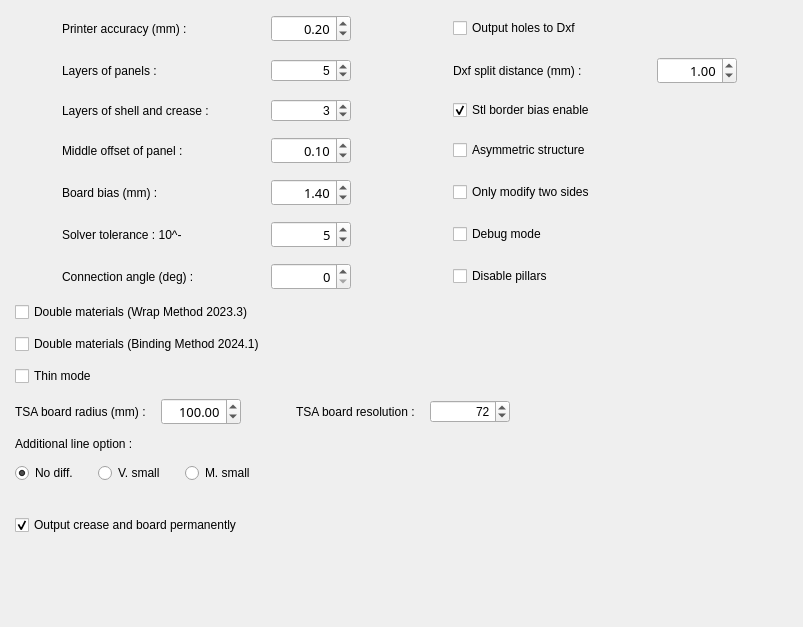
     <widget class="QWidget" name="regular_setting">
      <property name="geometry">
       <rect>
        <x>0</x>
        <y>0</y>
        <width>803</width>
        <height>627</height>
       </rect>
      </property>
      <attribute name="label">
       <string>Regular Setting</string>
      </attribute>
      <layout class="QVBoxLayout" name="regular_layout">
       <property name="spacing">
        <number>12</number>
       </property>
       <property name="leftMargin">
        <number>15</number>
       </property>
       <property name="topMargin">
        <number>15</number>
       </property>
       <property name="rightMargin">
        <number>15</number>
       </property>
       <property name="bottomMargin">
        <number>15</number>
       </property>
       <item>
        <layout class="QGridLayout" name="regular_grid_layout">
         <property name="spacing">
          <number>15</number>
         </property>
         <item row="0" column="3">
          <widget class="QCheckBox" name="checkBox_output_holes_to_dxf">
           <property name="sizePolicy">
            <sizepolicy hsizetype="Fixed" vsizetype="Fixed">
             <horstretch>0</horstretch>
             <verstretch>0</verstretch>
            </sizepolicy>
           </property>
           <property name="text">
            <string>Output holes to Dxf</string>
           </property>
           <property name="checked">
            <bool>false</bool>
           </property>
          </widget>
         </item>
         <item row="1" column="0">
          <widget class="QLabel" name="label_printer_accuracy_21">
           <property name="sizePolicy">
            <sizepolicy hsizetype="Fixed" vsizetype="Preferred">
             <horstretch>0</horstretch>
             <verstretch>0</verstretch>
            </sizepolicy>
           </property>
           <property name="text">
            <string>Layers of panels :</string>
           </property>
          </widget>
         </item>
         <item row="1" column="1">
          <widget class="QSpinBox" name="spinBox_layer_panel">
           <property name="sizePolicy">
            <sizepolicy hsizetype="Fixed" vsizetype="Fixed">
             <horstretch>0</horstretch>
             <verstretch>0</verstretch>
            </sizepolicy>
           </property>
           <property name="minimumSize">
            <size>
             <width>80</width>
             <height>0</height>
            </size>
           </property>
           <property name="maximumSize">
            <size>
             <width>80</width>
             <height>16777215</height>
            </size>
           </property>
           <property name="alignment">
            <set>Qt::AlignRight|Qt::AlignTrailing|Qt::AlignVCenter</set>
           </property>
           <property name="minimum">
            <number>1</number>
           </property>
           <property name="maximum">
            <number>100</number>
           </property>
           <property name="value">
            <number>5</number>
           </property>
          </widget>
         </item>
         <item row="2" column="1">
          <widget class="QSpinBox" name="spinBox_layer">
           <property name="sizePolicy">
            <sizepolicy hsizetype="Fixed" vsizetype="Fixed">
             <horstretch>0</horstretch>
             <verstretch>0</verstretch>
            </sizepolicy>
           </property>
           <property name="minimumSize">
            <size>
             <width>80</width>
             <height>0</height>
            </size>
           </property>
           <property name="maximumSize">
            <size>
             <width>80</width>
             <height>16777215</height>
            </size>
           </property>
           <property name="alignment">
            <set>Qt::AlignRight|Qt::AlignTrailing|Qt::AlignVCenter</set>
           </property>
           <property name="minimum">
            <number>1</number>
           </property>
           <property name="maximum">
            <number>10</number>
           </property>
           <property name="value">
            <number>3</number>
           </property>
          </widget>
         </item>
         <item row="0" column="2">
          <spacer name="horizontalSpacer">
           <property name="orientation">
            <enum>Qt::Horizontal</enum>
           </property>
           <property name="sizeType">
            <enum>QSizePolicy::Preferred</enum>
           </property>
           <property name="sizeHint" stdset="0">
            <size>
             <width>40</width>
             <height>20</height>
            </size>
           </property>
          </spacer>
         </item>
         <item row="2" column="0">
          <widget class="QLabel" name="label_printer_accuracy_5">
           <property name="text">
            <string>Layers of shell and crease :</string>
           </property>
          </widget>
         </item>
         <item row="0" column="0">
          <widget class="QLabel" name="label_printer_accuracy">
           <property name="text">
            <string>Printer accuracy (mm) :</string>
           </property>
          </widget>
         </item>
         <item row="0" column="1">
          <widget class="QDoubleSpinBox" name="doubleSpinBox_print_accuracy">
           <property name="sizePolicy">
            <sizepolicy hsizetype="Fixed" vsizetype="Fixed">
             <horstretch>0</horstretch>
             <verstretch>0</verstretch>
            </sizepolicy>
           </property>
           <property name="minimumSize">
            <size>
             <width>80</width>
             <height>0</height>
            </size>
           </property>
           <property name="font">
            <font>
             <family>Bahnschrift SemiLight</family>
             <pointsize>10</pointsize>
            </font>
           </property>
           <property name="alignment">
            <set>Qt::AlignRight|Qt::AlignTrailing|Qt::AlignVCenter</set>
           </property>
           <property name="minimum">
            <double>0.020000000000000</double>
           </property>
           <property name="maximum">
            <double>1.000000000000000</double>
           </property>
           <property name="singleStep">
            <double>0.020000000000000</double>
           </property>
           <property name="value">
            <double>0.200000000000000</double>
           </property>
          </widget>
         </item>
         <item row="1" column="3">
          <widget class="QLabel" name="label_printer_accuracy_2">
           <property name="text">
            <string>Dxf split distance (mm) :</string>
           </property>
          </widget>
         </item>
         <item row="1" column="4">
          <widget class="QDoubleSpinBox" name="doubleSpinBox_dxfsplit_dis">
           <property name="sizePolicy">
            <sizepolicy hsizetype="Fixed" vsizetype="Fixed">
             <horstretch>0</horstretch>
             <verstretch>0</verstretch>
            </sizepolicy>
           </property>
           <property name="minimumSize">
            <size>
             <width>80</width>
             <height>0</height>
            </size>
           </property>
           <property name="maximumSize">
            <size>
             <width>80</width>
             <height>16777215</height>
            </size>
           </property>
           <property name="font">
            <font>
             <family>Bahnschrift SemiLight</family>
             <pointsize>10</pointsize>
            </font>
           </property>
           <property name="alignment">
            <set>Qt::AlignRight|Qt::AlignTrailing|Qt::AlignVCenter</set>
           </property>
           <property name="minimum">
            <double>0.100000000000000</double>
           </property>
           <property name="maximum">
            <double>100.000000000000000</double>
           </property>
           <property name="singleStep">
            <double>0.100000000000000</double>
           </property>
           <property name="value">
            <double>1.000000000000000</double>
           </property>
          </widget>
         </item>
         <item row="3" column="0">
          <widget class="QLabel" name="label_printer_accuracy_7">
           <property name="text">
            <string>Middle offset of panel :</string>
           </property>
          </widget>
         </item>
         <item row="3" column="1">
          <widget class="QDoubleSpinBox" name="doubleSpinBox_middle_bias">
           <property name="sizePolicy">
            <sizepolicy hsizetype="Fixed" vsizetype="Fixed">
             <horstretch>0</horstretch>
             <verstretch>0</verstretch>
            </sizepolicy>
           </property>
           <property name="minimumSize">
            <size>
             <width>80</width>
             <height>0</height>
            </size>
           </property>
           <property name="maximumSize">
            <size>
             <width>80</width>
             <height>16777215</height>
            </size>
           </property>
           <property name="font">
            <font>
             <family>Bahnschrift SemiLight</family>
             <pointsize>10</pointsize>
            </font>
           </property>
           <property name="alignment">
            <set>Qt::AlignRight|Qt::AlignTrailing|Qt::AlignVCenter</set>
           </property>
           <property name="minimum">
            <double>0.010000000000000</double>
           </property>
           <property name="maximum">
            <double>1.000000000000000</double>
           </property>
           <property name="singleStep">
            <double>0.010000000000000</double>
           </property>
           <property name="value">
            <double>0.100000000000000</double>
           </property>
          </widget>
         </item>
         <item row="4" column="0">
          <widget class="QLabel" name="label_board_bias">
           <property name="text">
            <string>Board bias (mm) :</string>
           </property>
          </widget>
         </item>
         <item row="4" column="1">
          <widget class="QDoubleSpinBox" name="doubleSpinBox_board_bias">
           <property name="sizePolicy">
            <sizepolicy hsizetype="Fixed" vsizetype="Fixed">
             <horstretch>0</horstretch>
             <verstretch>0</verstretch>
            </sizepolicy>
           </property>
           <property name="minimumSize">
            <size>
             <width>80</width>
             <height>0</height>
            </size>
           </property>
           <property name="maximumSize">
            <size>
             <width>80</width>
             <height>16777215</height>
            </size>
           </property>
           <property name="font">
            <font>
             <family>Bahnschrift SemiLight</family>
             <pointsize>10</pointsize>
            </font>
           </property>
           <property name="alignment">
            <set>Qt::AlignRight|Qt::AlignTrailing|Qt::AlignVCenter</set>
           </property>
           <property name="minimum">
            <double>0.400000000000000</double>
           </property>
           <property name="maximum">
            <double>10.000000000000000</double>
           </property>
           <property name="singleStep">
            <double>0.010000000000000</double>
           </property>
           <property name="value">
            <double>1.400000000000000</double>
           </property>
          </widget>
         </item>
         <item row="5" column="0">
          <widget class="QLabel" name="label_printer_accuracy_3">
           <property name="text">
            <string>Solver tolerance : 10^-</string>
           </property>
          </widget>
         </item>
         <item row="5" column="1">
          <widget class="QDoubleSpinBox" name="doubleSpinBox_tolerance">
           <property name="sizePolicy">
            <sizepolicy hsizetype="Fixed" vsizetype="Fixed">
             <horstretch>0</horstretch>
             <verstretch>0</verstretch>
            </sizepolicy>
           </property>
           <property name="minimumSize">
            <size>
             <width>80</width>
             <height>0</height>
            </size>
           </property>
           <property name="maximumSize">
            <size>
             <width>80</width>
             <height>16777215</height>
            </size>
           </property>
           <property name="font">
            <font>
             <family>Bahnschrift SemiLight</family>
             <pointsize>10</pointsize>
            </font>
           </property>
           <property name="alignment">
            <set>Qt::AlignRight|Qt::AlignTrailing|Qt::AlignVCenter</set>
           </property>
           <property name="decimals">
            <number>0</number>
           </property>
           <property name="minimum">
            <double>3.000000000000000</double>
           </property>
           <property name="maximum">
            <double>8.000000000000000</double>
           </property>
           <property name="singleStep">
            <double>1.000000000000000</double>
           </property>
           <property name="value">
            <double>5.000000000000000</double>
           </property>
          </widget>
         </item>
         <item row="6" column="0">
          <widget class="QLabel" name="label_connection_angle">
           <property name="text">
            <string>Connection angle (deg) :</string>
           </property>
          </widget>
         </item>
         <item row="6" column="1">
          <widget class="QDoubleSpinBox" name="doubleSpinBox_connection_angle">
           <property name="sizePolicy">
            <sizepolicy hsizetype="Fixed" vsizetype="Fixed">
             <horstretch>0</horstretch>
             <verstretch>0</verstretch>
            </sizepolicy>
           </property>
           <property name="minimumSize">
            <size>
             <width>80</width>
             <height>0</height>
            </size>
           </property>
           <property name="maximumSize">
            <size>
             <width>80</width>
             <height>16777215</height>
            </size>
           </property>
           <property name="font">
            <font>
             <family>Bahnschrift SemiLight</family>
             <pointsize>10</pointsize>
            </font>
           </property>
           <property name="alignment">
            <set>Qt::AlignRight|Qt::AlignTrailing|Qt::AlignVCenter</set>
           </property>
           <property name="decimals">
            <number>0</number>
           </property>
           <property name="minimum">
            <double>0.000000000000000</double>
           </property>
           <property name="maximum">
            <double>89.000000000000000</double>
           </property>
           <property name="singleStep">
            <double>1.000000000000000</double>
           </property>
           <property name="value">
            <double>0.000000000000000</double>
           </property>
          </widget>
         </item>
         <item row="2" column="3">
          <widget class="QCheckBox" name="checkBox_stl_asymmetry">
           <property name="text">
            <string>Stl border bias enable</string>
           </property>
           <property name="checked">
            <bool>true</bool>
           </property>
          </widget>
         </item>
         <item row="3" column="3">
          <widget class="QCheckBox" name="checkBox_asymmetric">
           <property name="text">
            <string>Asymmetric structure</string>
           </property>
           <property name="checked">
            <bool>false</bool>
           </property>
          </widget>
         </item>
         <item row="4" column="3">
          <widget class="QCheckBox" name="checkBox_onl_two_side">
           <property name="text">
            <string>Only modify two sides</string>
           </property>
           <property name="checked">
            <bool>false</bool>
           </property>
          </widget>
         </item>
         <item row="5" column="3">
          <widget class="QCheckBox" name="checkBox_debug_mode">
           <property name="text">
            <string>Debug mode</string>
           </property>
           <property name="checked">
            <bool>false</bool>
           </property>
          </widget>
         </item>
         <item row="6" column="3">
          <widget class="QCheckBox" name="checkBox_disable_pillars">
           <property name="text">
            <string>Disable pillars</string>
           </property>
           <property name="checked">
            <bool>false</bool>
           </property>
          </widget>
         </item>
        </layout>
       </item>
       <item>
        <widget class="QCheckBox" name="checkBox_db">
         <property name="text">
          <string>Double materials (Wrap Method 2023.3)</string>
         </property>
         <property name="checked">
          <bool>false</bool>
         </property>
        </widget>
       </item>
       <item>
        <widget class="QCheckBox" name="checkBox_db_bind">
         <property name="text">
          <string>Double materials (Binding Method 2024.1)</string>
         </property>
         <property name="checked">
          <bool>false</bool>
         </property>
        </widget>
       </item>
       <item>
        <widget class="QCheckBox" name="checkBox_thin_mode">
         <property name="text">
          <string>Thin mode</string>
         </property>
         <property name="checked">
          <bool>false</bool>
         </property>
        </widget>
       </item>
       <item>
        <layout class="QHBoxLayout" name="tsa_layout">
         <property name="spacing">
          <number>15</number>
         </property>
         <item>
          <widget class="QLabel" name="label_printer_accuracy_6">
           <property name="text">
            <string>TSA board radius (mm) :</string>
           </property>
          </widget>
         </item>
         <item>
          <widget class="QDoubleSpinBox" name="doubleSpinBox_tsa_radius">
           <property name="sizePolicy">
            <sizepolicy hsizetype="Fixed" vsizetype="Fixed">
             <horstretch>0</horstretch>
             <verstretch>0</verstretch>
            </sizepolicy>
           </property>
           <property name="minimumSize">
            <size>
             <width>80</width>
             <height>0</height>
            </size>
           </property>
           <property name="maximumSize">
            <size>
             <width>80</width>
             <height>16777215</height>
            </size>
           </property>
           <property name="font">
            <font>
             <family>Bahnschrift SemiLight</family>
             <pointsize>10</pointsize>
            </font>
           </property>
           <property name="alignment">
            <set>Qt::AlignRight|Qt::AlignTrailing|Qt::AlignVCenter</set>
           </property>
           <property name="minimum">
            <double>1.000000000000000</double>
           </property>
           <property name="maximum">
            <double>1000.000000000000000</double>
           </property>
           <property name="singleStep">
            <double>1.000000000000000</double>
           </property>
           <property name="value">
            <double>100.000000000000000</double>
           </property>
          </widget>
         </item>
         <item>
          <spacer name="horizontalSpacer_2">
           <property name="orientation">
            <enum>Qt::Horizontal</enum>
           </property>
           <property name="sizeType">
            <enum>QSizePolicy::Preferred</enum>
           </property>
           <property name="sizeHint" stdset="0">
            <size>
             <width>40</width>
             <height>20</height>
            </size>
           </property>
          </spacer>
         </item>
         <item>
          <widget class="QLabel" name="label_printer_accuracy_6_copy">
           <property name="text">
            <string>TSA board resolution :</string>
           </property>
          </widget>
         </item>
         <item>
          <widget class="QSpinBox" name="spinBox_tsa_resolution">
           <property name="sizePolicy">
            <sizepolicy hsizetype="Fixed" vsizetype="Fixed">
             <horstretch>0</horstretch>
             <verstretch>0</verstretch>
            </sizepolicy>
           </property>
           <property name="minimumSize">
            <size>
             <width>80</width>
             <height>0</height>
            </size>
           </property>
           <property name="maximumSize">
            <size>
             <width>80</width>
             <height>16777215</height>
            </size>
           </property>
           <property name="alignment">
            <set>Qt::AlignRight|Qt::AlignTrailing|Qt::AlignVCenter</set>
           </property>
           <property name="minimum">
            <number>2</number>
           </property>
           <property name="maximum">
            <number>180</number>
           </property>
           <property name="value">
            <number>72</number>
           </property>
          </widget>
         </item>
         <item>
          <spacer name="tsa_spacer">
           <property name="orientation">
            <enum>Qt::Horizontal</enum>
           </property>
           <property name="sizeHint" stdset="0">
            <size>
             <width>40</width>
             <height>20</height>
            </size>
           </property>
          </spacer>
         </item>
        </layout>
       </item>
       <item>
        <widget class="QLabel" name="label_board_bias_2">
         <property name="text">
          <string>Additional line option :</string>
         </property>
        </widget>
       </item>
       <item>
        <layout class="QHBoxLayout" name="radio_line_layout">
         <property name="spacing">
          <number>20</number>
         </property>
         <item>
          <widget class="QRadioButton" name="radioButton_nodiff">
           <property name="text">
            <string>No diff.</string>
           </property>
           <property name="checked">
            <bool>true</bool>
           </property>
          </widget>
         </item>
         <item>
          <widget class="QRadioButton" name="radioButton_valleysmall">
           <property name="text">
            <string>V. small</string>
           </property>
          </widget>
         </item>
         <item>
          <widget class="QRadioButton" name="radioButton_mountainsmall">
           <property name="text">
            <string>M. small</string>
           </property>
          </widget>
         </item>
         <item>
          <spacer name="radio_spacer">
           <property name="orientation">
            <enum>Qt::Horizontal</enum>
           </property>
           <property name="sizeHint" stdset="0">
            <size>
             <width>40</width>
             <height>20</height>
            </size>
           </property>
          </spacer>
         </item>
        </layout>
       </item>
       <item>
        <layout class="QHBoxLayout" name="bottom_check_layout">
         <property name="spacing">
          <number>20</number>
         </property>
         <item>
          <spacer name="bottom_check_spacer">
           <property name="orientation">
            <enum>Qt::Horizontal</enum>
           </property>
           <property name="sizeHint" stdset="0">
            <size>
             <width>40</width>
             <height>20</height>
            </size>
           </property>
          </spacer>
         </item>
        </layout>
       </item>
       <item>
        <widget class="QCheckBox" name="checkBox_output_bc">
         <property name="text">
          <string>Output crease and board permanently</string>
         </property>
         <property name="checked">
          <bool>true</bool>
         </property>
        </widget>
       </item>
       <item>
        <spacer name="regular_spacer">
         <property name="orientation">
          <enum>Qt::Vertical</enum>
         </property>
         <property name="sizeHint" stdset="0">
          <size>
           <width>20</width>
           <height>20</height>
          </size>
         </property>
        </spacer>
       </item>
      </layout>
     </widget>
